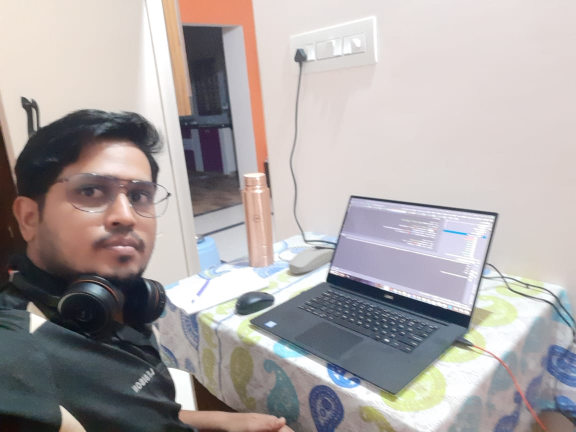
#> input picture S13/yolo_object_detection/Studyroom.jpeg, 1152 x 864 px, found by its file name (shown at 1/2 size)
$ jupyter execute --allow-errors Yolo_object_detection.ipynb
#> lines starting #> are read from the running program, lines starting #| are printed output that depends on the picture
[cell 1]
import cv2
import numpy as np

###  Load Yolo

#> (a cell that did not finish here is left out)

### Loading image

[cell 3]
img = cv2.imread("studyroom.jpeg")
#> img is the input picture: shape (864, 1152, 3); mean B, G, R 165.5, 165.8, 171.8
img = cv2.resize(img, None, fx=0.7, fy=0.6)
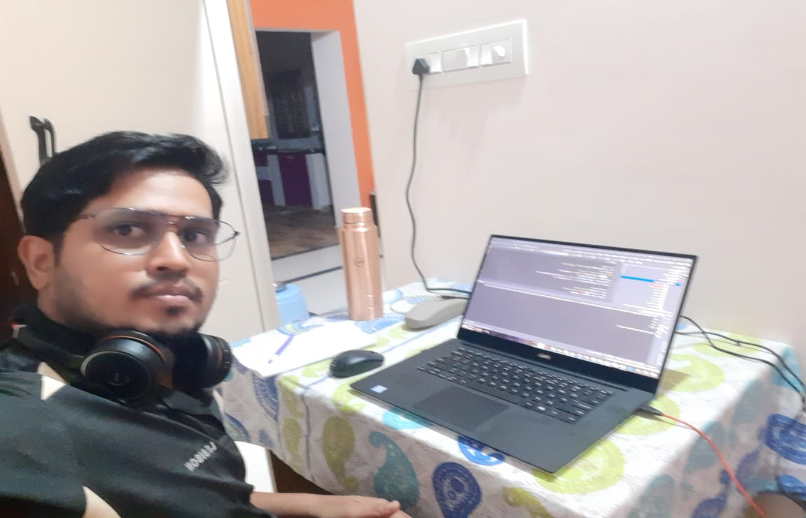
#> img: shape (518, 806, 3); mean B, G, R 165.5, 165.8, 171.8
height, width, channels = img.shape
#> height = 518; width = 806; channels = 3


$ run again, with S13/yolo_object_detection/room_ser.jpg copied over S13/yolo_object_detection/Studyroom.jpeg
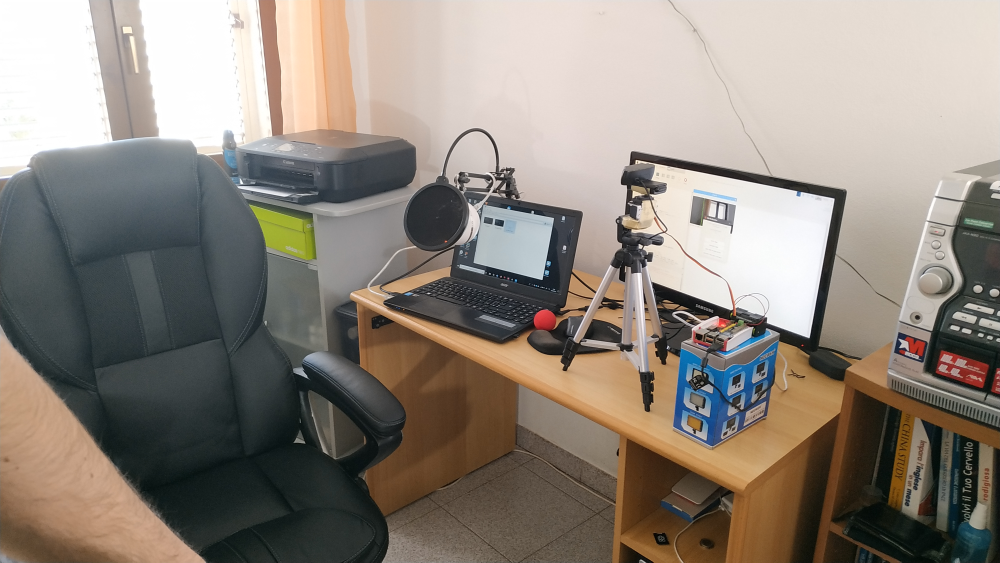
#> input picture S13/yolo_object_detection/room_ser.jpg, 4000 x 2250 px, found by its file name (shown at 1/4 size)
#> img is the input picture: shape (2250, 4000, 3); mean B, G, R 124, 133.4, 142.3
#> `img = cv2.resize(img, None, fx=0.7, fy=0.6)`:
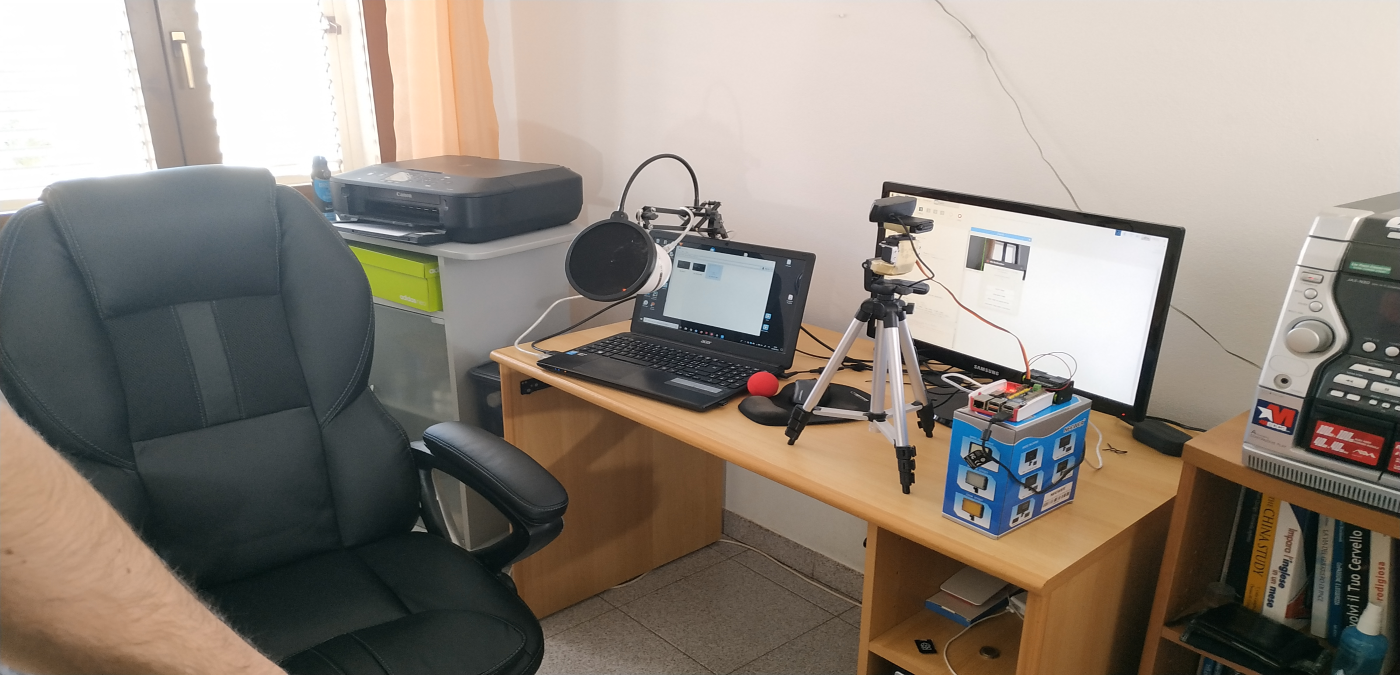
#> img: shape (1350, 2800, 3) (shown at 1/2 size); mean B, G, R 123.9, 133.3, 142.2
